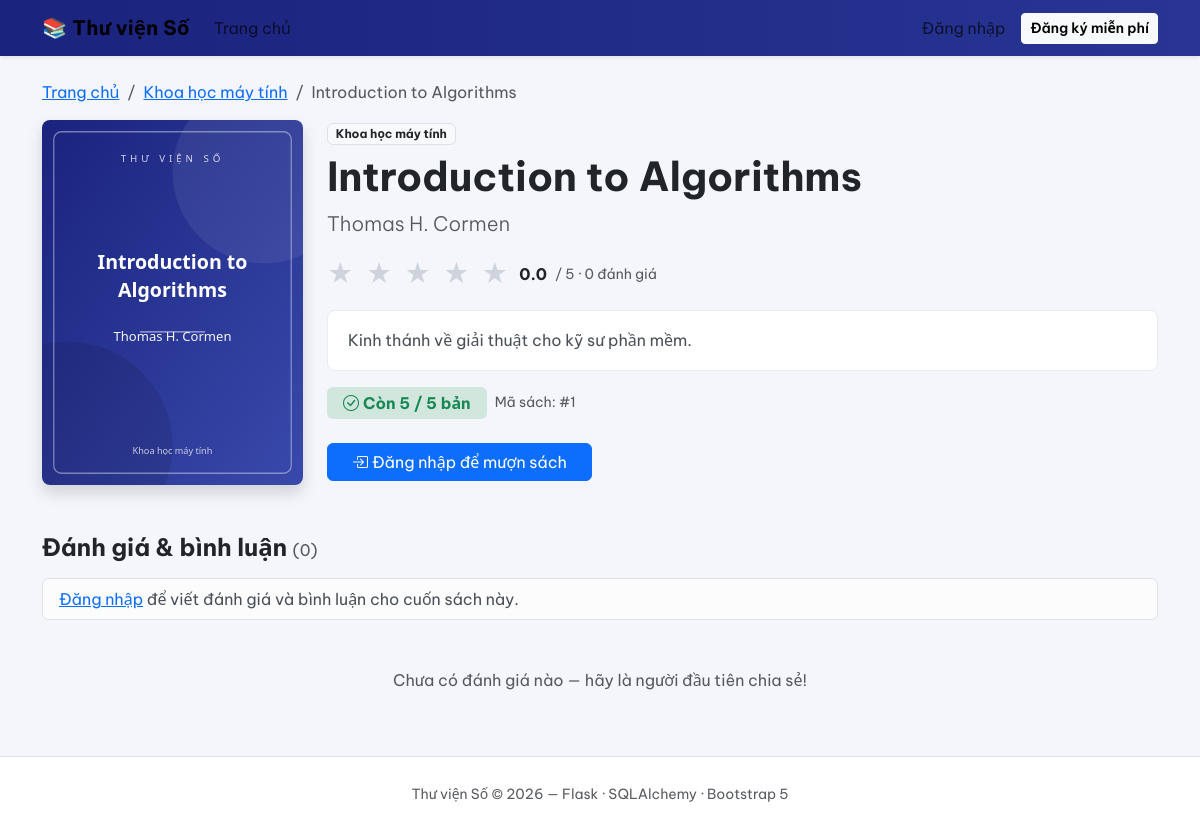
Screenshot of /sach/1 with the database file from the repository.
### models.py (models this page shows, shortened)
class Category(db.Model):
    __tablename__ = 'categories'
    id = db.Column(db.Integer, primary_key=True)
    name = db.Column(db.String(100), unique=True, nullable=False)
    books = db.relationship('Book', back_populates='category')

class Book(db.Model):
    __tablename__ = 'books'
    id = db.Column(db.Integer, primary_key=True)
    title = db.Column(db.String(200), nullable=False, index=True)
    author = db.Column(db.String(150), nullable=False, index=True)
    description = db.Column(db.Text, nullable=False, default='')
    quantity = db.Column(db.Integer, nullable=False, default=0)
    cover_url = db.Column(db.String(300), nullable=True)
    category_id = db.Column(db.Integer, db.ForeignKey('categories.id'), nullable=True)
    created_at = db.Column(db.DateTime, default=now, nullable=False)
    category = db.relationship('Category', back_populates='books')
    borrow_requests = db.relationship('BorrowRequest', backref='book', lazy='dynamic')
    reviews = db.relationship('Review', backref='book', lazy='dynamic')
    @property
    def borrowed_count(self):
        return BorrowRequest.query.filter(
            BorrowRequest.book_id == self.id,
            BorrowRequest.status.in_(ACTIVE_BORROW_STATUSES),
        ).count()
    @property
    def available(self):
        return max(0, self.quantity - self.borrowed_count)
    @property
    def in_stock(self):
        return self.available > 0
    @property
    def average_rating(self):
        row = (
            db.session.query(func.avg(Review.rating), func.count(Review.id))
            .filter(Review.book_id == self.id)
            .one()
        )
        avg = round(float(row[0]), 1) if row[0] is not None else 0.0
        return avg, int(row[1] or 0)
    @property
    def cover(self):
        if self.cover_url:
            return self.cover_url
        if has_request_context():
            return url_for('static', filename='covers/default.svg')
        return '/static/covers/default.svg'

### user.py (the view)
@user_bp.route('/sach/<int:book_id>')
def book_detail(book_id):
    book = db.get_or_404(Book, book_id)
    reviews = book.reviews.order_by(Review.created_at.desc()).all()
    avg, count = book.average_rating
    active_request = (
        _active_request(current_user, book_id)
        if current_user.is_authenticated
        else None
    )
    my_review = (
        Review.query.filter_by(user_id=current_user.id, book_id=book_id).first()
        if current_user.is_authenticated
        else None
    )
    return render_template(
        'user/book_detail.html',
        book=book,
        reviews=reviews,
        avg=avg,
        count=count,
        active_request=active_request,
        my_review=my_review,
    )

### templates/user/book_detail.html (shortened to what this page needs)
{% extends 'base.html' %}
{% block content %}
<nav aria-label="breadcrumb">
  <ol class="breadcrumb small">
    <li class="breadcrumb-item"><a href="{{ url_for('user.home') }}">Trang chủ</a></li>
    {% if book.category %}
    <li class="breadcrumb-item">
      <a href="{{ url_for('user.home', category=book.category_id) }}">{{ book.category.name }}</a>
    </li>
    {% endif %}
    <li class="breadcrumb-item active">{{ book.title }}</li>
  </ol>
</nav>
<div class="row g-4">
  <div class="col-md-4 col-lg-3">
    <img src="{{ book.cover }}" alt="{{ book.title }}"
         class="img-fluid w-100 detail-cover shadow">
  </div>
  <div class="col-md-8 col-lg-9">
    {% if book.category %}
    <span class="badge bg-light text-dark border mb-2">{{ book.category.name }}</span>
    {% endif %}
    <h1 class="fw-bold">{{ book.title }}</h1>
    <p class="lead text-muted mb-3">{{ book.author }}</p>
    <div class="d-flex align-items-center gap-2 mb-3">
      <span class="rating-stars large">
        {% for i in range(1, 6) %}
        <span class="{{ 'filled' if i <= avg|round(0)|int else '' }}">★</span>
        {% endfor %}
      </span>
      <b>{{ avg }}</b><span class="text-muted small">/ 5 · {{ count }} đánh giá</span>
    </div>
    <div class="book-description mb-3">{{ book.description }}</div>
    <div class="d-flex flex-wrap gap-2 align-items-center mb-4">
      {% if book.in_stock %}
      <span class="badge bg-success-subtle text-success fs-6 px-3 py-2">
        <i class="bi bi-check-circle me-1"></i>Còn {{ book.available }} / {{ book.quantity }} bản
      </span>
      {% else %}
      <span class="badge bg-danger-subtle text-danger fs-6 px-3 py-2">
        <i class="bi bi-x-circle me-1"></i>Hết bản khả dụng
      </span>
      {% endif %}
      <span class="text-muted small">Mã sách: #{{ book.id }}</span>
    </div>
    {% if active_request %}
    <div class="alert alert-info py-3 mb-0">
      <i class="bi bi-hourglass-split me-1"></i>
      Bạn đã có yêu cầu mượn cuốn sách này —
      <b>{{ status_labels[active_request.status] }}</b>.
      {% if active_request.status == 'approved' and active_request.due_date %}
      Hạn trả: <b>{{ active_request.due_date|fmt_date }}</b>.
      {% endif %}
    </div>
    {% else %}
    {% if not current_user.is_authenticated %}
    <a href="{{ url_for('auth.login', next=request.path) }}" class="btn btn-primary px-4">
      <i class="bi bi-box-arrow-in-right me-1"></i>Đăng nhập để mượn sách
    </a>
    {% endif %}
    {% endif %}
  </div>
</div>
<section class="mt-5">
  <h2 class="h4 fw-bold mb-3">
    Đánh giá & bình luận
    <span class="text-muted fw-normal fs-6">({{ count }})</span>
  </h2>
  {% if current_user.is_authenticated %}
  <form method="post" action="{{ url_for('user.add_review', book_id=book.id) }}"
        class="card border-0 shadow-sm p-3 mb-4">
    <div class="d-flex align-items-center gap-2 mb-2">
      <span class="fw-semibold small text-nowrap">Bạn chấm:</span>
      <div class="star-input">
        <input type="radio" name="rating" id="st5" value="5"
               {% if my_review and my_review.rating == 5 %}checked{% endif %}>
        <label for="st5" title="5 sao">★</label>
        <input type="radio" name="rating" id="st4" value="4"
               {% if my_review and my_review.rating == 4 %}checked{% endif %}>
        <label for="st4" title="4 sao">★</label>
        <input type="radio" name="rating" id="st3" value="3"
               {% if my_review and my_review.rating == 3 %}checked{% endif %}>
        <label for="st3" title="3 sao">★</label>
        <input type="radio" name="rating" id="st2" value="2"
               {% if my_review and my_review.rating == 2 %}checked{% endif %}>
        <label for="st2" title="2 sao">★</label>
        <input type="radio" name="rating" id="st1" value="1"
               {% if my_review and my_review.rating == 1 %}checked{% endif %}>
        <label for="st1" title="1 sao">★</label>
      </div>
    </div>
    <div class="d-flex gap-2">
      <textarea name="comment" class="form-control" rows="2" minlength="5" required
                placeholder="Chia sẻ cảm nhận của bạn về cuốn sách này…">{{ my_review.comment if my_review else '' }}</textarea>
      <button class="btn btn-primary text-nowrap align-self-end">
        {{ 'Cập nhật đánh giá' if my_review else 'Gửi đánh giá' }}
      </button>
    </div>
  </form>
  {% else %}
  <div class="alert alert-light border py-2 mb-4">
    <a href="{{ url_for('auth.login', next=request.path) }}">Đăng nhập</a>
    để viết đánh giá và bình luận cho cuốn sách này.
  </div>
  {% endif %}
  {% if reviews %}
  <div class="list-group list-group-flush">
    {% for r in reviews %}
    <div class="list-group-item px-0 review-item py-3">
      <div class="d-flex gap-3">
        <div class="review-avatar">{{ r.author.username[:1]|upper }}</div>
        <div class="flex-grow-1">
          <div class="d-flex flex-wrap align-items-center gap-2">
            <b>{{ r.author.username }}</b>
            <span class="small text-warning">
              {% for i in range(1, 6) %}
              {% if i <= r.rating %}★{% else %}<span class="text-muted">★</span>{% endif %}
              {% endfor %}
            </span>
            <span class="text-muted small">· {{ r.created_at|fmt_date }}</span>
          </div>
          <p class="mb-0 mt-1">{{ r.comment }}</p>
        </div>
      </div>
    </div>
    {% endfor %}
  </div>
  {% else %}
  <p class="text-muted text-center py-4">
    Chưa có đánh giá nào — hãy là người đầu tiên chia sẻ!
  </p>
  {% endif %}
</section>
{% endblock %}

### static/css/style.css (style rules this page uses)
:root { --primary: #1a237e; --primary-2: #283593; --accent: #ffb300; --bg: #f4f6fb; }
body { background: var(--bg); font-family: 'Be Vietnam Pro', system-ui, -apple-system, 'Segoe UI', Roboto, sans-serif; }
.rating-stars { color: #cfd4dc; letter-spacing: 2px; font-size: 1.1rem; }
.rating-stars.large { font-size: 1.6rem; letter-spacing: 3px; }
.detail-cover { max-width: 320px; border-radius: .5rem; }
.book-description { line-height: 1.7; color: #495057; background: #fff; border: 1px solid #e9ecf5; border-radius: .5rem; padding: 1rem 1.25rem; }

### rows the page displays
Category: category.name "Khoa học máy tính"
Book: title "Introduction to Algorithms", cover (picture), author "Thomas H. Cormen", description "Kinh thánh về giải thuật cho kỹ sư phần mềm.", available "5", quantity "5", id "1"

### other values shown
{{ avg }} "0.0"
{{ count }} "0"
